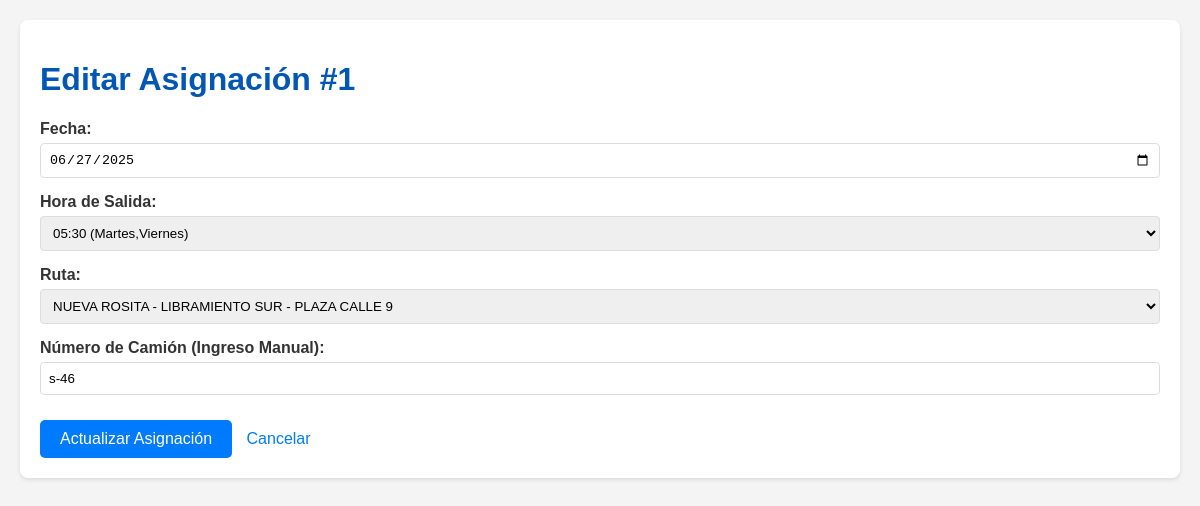
Page /editar_asignacion/1 on the committed database.
### tables this page shows
CREATE TABLE Asignaciones (
                id_asignacion INTEGER PRIMARY KEY AUTOINCREMENT,
                id_horario INTEGER NOT NULL,
                id_ruta INTEGER NOT NULL,
                numero_camion_manual TEXT, -- AHORA ES UN CAMPO DE TEXTO, NO NECESITA NOT NULL
                fecha TEXT NOT NULL, -- Formato YYYY-MM-DD
                FOREIGN KEY (id_horario) REFERENCES HorariosSalida(id_horario),
                FOREIGN KEY (id_ruta) REFERENCES Rutas(id_ruta)
                -- Ya no hay FOREIGN KEY a Camiones, ya que el campo es de texto libre
            );

CREATE TABLE HorariosSalida (
                id_horario INTEGER PRIMARY KEY AUTOINCREMENT,
                hora_salida TEXT NOT NULL, -- Formato HH:MM
                dias_semana TEXT NOT NULL, -- Ej. "Lunes,Martes", "Todos", "Sabado,Domingo"
                es_especial BOOLEAN DEFAULT 0 -- 0 para falso, 1 para verdadero
            );

CREATE TABLE Rutas (
                id_ruta INTEGER PRIMARY KEY AUTOINCREMENT,
                nombre TEXT NOT NULL,
                recorrido TEXT NOT NULL
            );

### app.py (the view, shortened to what this page needs)
@app.route('/editar_asignacion/<int:id_asignacion>', methods=('GET', 'POST'))
def editar_asignacion(id_asignacion):
    conn = get_db_connection()
    asignacion = conn.execute('SELECT * FROM Asignaciones WHERE id_asignacion = ?', (id_asignacion,)).fetchone()
    if asignacion is None:
        flash('Asignación no encontrada.', 'error')
        conn.close()
        return redirect(url_for('admin_dashboard'))
    orden_rutas = [
        'NUEVA ROSITA', 'CLOETE', 'AGUJITA', 'SABINAS', 'BARROTERAN',
        'ESPERANZAS', 'AURA', 'MUZQUIZ', 'PALAU', 'MANANTIALES'
    ]
    order_case = "CASE nombre "
    for i, ruta_name in enumerate(orden_rutas):
        order_case += f"WHEN '{ruta_name}' THEN {i} "
    order_case += "ELSE 99 END"
    rutas = conn.execute(f'SELECT id_ruta, nombre, recorrido FROM Rutas ORDER BY {order_case}, nombre').fetchall()
    horarios = conn.execute('SELECT id_horario, hora_salida, dias_semana FROM HorariosSalida ORDER BY hora_salida').fetchall()
    conn.close()
    return render_template('editar_asignacion.html',
                        asignacion=asignacion,
                        rutas=rutas,
                        horarios=horarios)

### app.py (called while the page is built)
def get_db_connection():
    conn = sqlite3.connect('transporte.db')
    conn.row_factory = sqlite3.Row
    return conn

### templates/editar_asignacion.html (shortened to what this page needs)
<!DOCTYPE html>
<html lang="es">
<head>
</head>
<body>
    <div class="container">
        <h1>Editar Asignación #{{ asignacion.id_asignacion }}</h1>
        <form method="POST">
            <div>
                <label for="fecha">Fecha:</label>
                <input type="date" id="fecha" name="fecha" value="{{ asignacion.fecha }}" required>
            </div>
            <div>
                <label for="id_horario">Hora de Salida:</label>
                <select id="id_horario" name="id_horario" required>
                    {% for horario in horarios %}
                    <option value="{{ horario.id_horario }}" {% if horario.id_horario == asignacion.id_horario %}selected{% endif %}>
                        {{ horario.hora_salida }} ({{ horario.dias_semana }})
                    </option>
                    {% endfor %}
                </select>
            </div>
            <div>
                <label for="id_ruta">Ruta:</label>
                <select id="id_ruta" name="id_ruta" required>
                    {% for ruta in rutas %}
                    <option value="{{ ruta.id_ruta }}" {% if ruta.id_ruta == asignacion.id_ruta %}selected{% endif %}>
                        {{ ruta.nombre }} - {{ ruta.recorrido }}
                    </option>
                    {% endfor %}
                </select>
            </div>
            <div>
                <label for="numero_camion">Número de Camión (Ingreso Manual):</label>
                <input type="text" id="numero_camion" name="numero_camion" value="{{ asignacion.numero_camion_manual if asignacion.numero_camion_manual else '' }}" placeholder="Ej. C-001 o Camión Temporal">
            </div>
            <button type="submit">Actualizar Asignación</button>
            <a href="{{ url_for('admin_dashboard') }}" class="back-link">Cancelar</a>
        </form>
    </div>
</body>
</html>

### templates/editar_asignacion.html (style rules this page uses)
body { font-family: Arial, sans-serif; margin: 20px; background-color: #f4f4f4; color: #333; }
.container { background-color: #fff; padding: 20px; border-radius: 8px; box-shadow: 0 2px 4px rgba(0, 0, 0, 0.1); }
h1 { color: #0056b3; }
form div { margin-bottom: 15px; }
label { display: block; margin-bottom: 5px; font-weight: bold; }
select, input[type="date"], input[type="text"] { width: 100%; padding: 8px; border: 1px solid #ddd; border-radius: 4px; box-sizing: border-box; }
button { padding: 10px 20px; background-color: #007bff; color: white; border: none; border-radius: 5px; cursor: pointer; font-size: 16px; margin-right: 10px; }
.back-link { display: inline-block; margin-top: 20px; color: #007bff; text-decoration: none; }

### rows in the picture
Asignaciones: id_asignacion "1", fecha "06/27/2025", id_horario "05:30 (Martes,Viernes)", id_ruta "NUEVA ROSITA - LIBRAMIENTO SUR - PLAZA CALLE 9", numero_camion "s-46"
